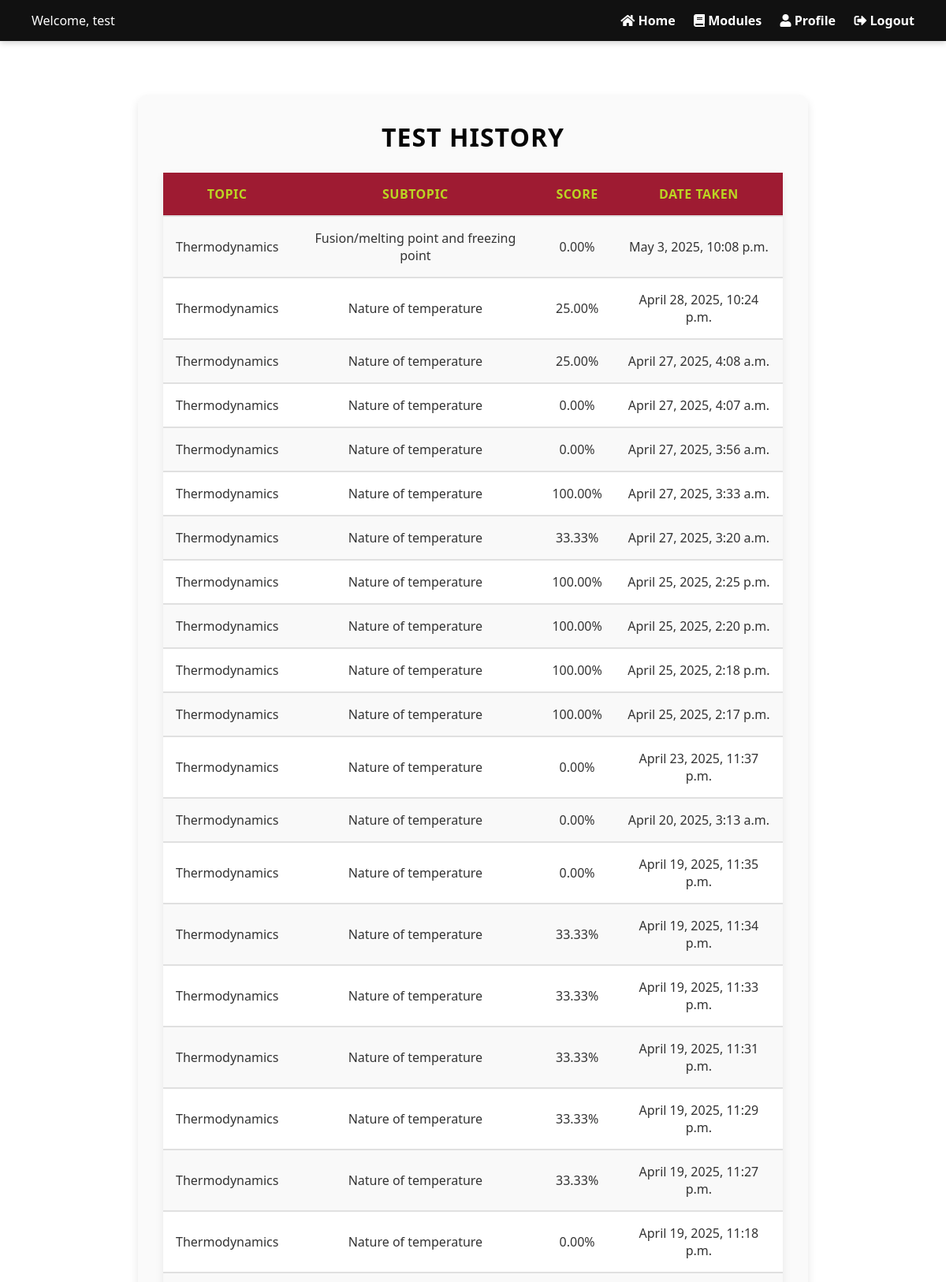
/profile/assignments/ (signed in, upper part), run on the app's committed database.
### my_app/models.py (models this page shows, shortened)
class Student(models.Model):
    student_id = models.AutoField(primary_key=True)
    user = models.OneToOneField(User, on_delete=models.CASCADE)
    uga_id = models.CharField(max_length=20, blank=True, null=True)
    first_name = models.CharField(max_length=30)
    last_name = models.CharField(max_length=30)
    class_level = models.CharField(max_length=50, choices=[
        ('5th Grade', '5th Grade'),
        ('6th Grade', '6th Grade'),
        ('7th Grade', '7th Grade'),
        ('8th Grade', '8th Grade'),
        ('9th Grade', '9th Grade'),
        ('10th Grade', '10th Grade'),
        ('11th Grade', '11th Grade'),
        ('12th Grade', '12th Grade'),
        ('College Undergraduate', 'College Undergraduate'),
        ('Other', 'Other'),
    ])
    date_joined = models.DateTimeField(auto_now_add=True)
    GENDER_CHOICES = [
        ('female', 'Female'),
        ('male', 'Male'),
        ('non_binary', 'Non Binary'),
        ('prefer_not_to_answer', 'Prefer Not to Answer')
    ]
    gender = models.CharField(max_length=20, choices=GENDER_CHOICES, blank=True, null=True)
    ENGLISH_FIRST_LANGUAGE_CHOICES = [
        ('Yes', 'Yes'),
        ('No', 'No')
    ]
    is_english_first_language = models.CharField(max_length=3, choices=ENGLISH_FIRST_LANGUAGE_CHOICES, blank=True,
                                                 null=True)
    SCIENCE_EXPERIENCE_CHOICES = [
        ('A_grades', 'Science is one of my best subjects and I usually make A\'s in that class.'),
        ('ok_grades', 'Science is OK, my grades are alright, but it is not my favorite subject.'),
        ('find_difficult',
         'I find science very difficult, I do the best I can, but would like to earn better grades than I do.')
    ]
    science_experience = models.CharField(max_length=100, choices=SCIENCE_EXPERIENCE_CHOICES, blank=True, null=True)
    RACE_CHOICES = [
        ('white', 'White'),
        ('hispanic', 'Hispanic, Latino, or Spanish origin'),
        ('black', 'Black or African American'),
        ('asian', 'Asian'),
        ('american_indian', 'American Indian or Alaska Native'),
        ('middle_eastern', 'Middle Eastern or North African'),
        ('native_hawaiian', 'Native Hawaiian or Other Pacific Islander'),
        ('other_race', 'Some other race, ethnicity, or origin'),
        ('prefer_not_to_answer', 'Prefer not to answer')
    ]
    race = models.ManyToManyField('Race', blank=True)

class Assessment(models.Model):
    assessment_id = models.AutoField(primary_key=True)
    student = models.ForeignKey(Student, on_delete=models.CASCADE, to_field="student_id")
    date_taken = models.DateTimeField(auto_now_add=True)
    score = models.DecimalField(max_digits=5, decimal_places=2, default=0.00)
    topic = models.ForeignKey(Topic, related_name="assessments", on_delete=models.CASCADE)
    subtopic = models.ForeignKey(Subtopic, related_name="assessments", on_delete=models.CASCADE)
    level = models.CharField(max_length=15)
    questions = models.ManyToManyField(Question)

class Topic(models.Model):
    topic_id = models.AutoField(primary_key=True)
    topic_name = models.CharField(max_length=30)
    topic_order = models.IntegerField()
    def __str__(self):
        return self.topic_name

class Subtopic(models.Model):
    topic = models.ForeignKey(Topic, related_name="subtopics", on_delete=models.CASCADE)
    subtopic_id = models.AutoField(primary_key=True)
    subtopic_name = models.CharField(max_length=255)
    subtopic_order_number = models.IntegerField()
    def __str__(self):
        return self.subtopic_name

### my_app/views.py (the view)
# urls.py: path('profile/assignments/', student_assignments_view, name='student_assignments'),
@login_required
def student_assignments_view(request):
    student = get_object_or_404(Student, user=request.user)
    assignments = Assessment.objects.filter(student=student).order_by('-date_taken')  # Fetch assignments
    context = {
        'assignments': assignments,
        'username': request.user.student.first_name
    }
    return render(request, 'my_app/student_assignments.html', context)

### my_app/Templates/my_app/student_assignments.html (shortened to what this page needs)
{% load static %}
<!DOCTYPE html>
<html lang="en">
<head>
    <link rel="stylesheet" href="{% static 'CSS/student_assignments.css' %}?v=5">
    <link rel="stylesheet" href="https://cdnjs.cloudflare.com/ajax/libs/font-awesome/5.15.4/css/all.min.css">
</head>
<body>
<nav class="navbar">
    <div class="left">
        <span class="welcome-text">Welcome, {{ username }}</span>
    </div>
    <div class="right">
        <a href="{% url 'home' %}" class="nav-link"><i class="fas fa-home"></i> Home</a>
        <a href="{% url 'modules' %}" class="nav-link"><i class="fas fa-book"></i> Modules</a>
        <a href="{% url 'profile_update' %}" class="nav-link"><i class="fas fa-user"></i> Profile</a>
        <a href="{% url 'logout' %}" class="nav-link"><i class="fas fa-sign-out-alt"></i> Logout</a>
    </div>
</nav>
<div class="assignments-container">
    <h2>Test History</h2>
    <table>
        <tr>
            <th>Topic</th>
            <th>Subtopic</th>
            <th>Score</th>
            <th>Date Taken</th>
        </tr>
        {% for assignment in assignments %}
        <tr>
            <td>{{ assignment.topic }}</td>
            <td>{{ assignment.subtopic }}</td>
            <td>{{ assignment.score }}%</td>
            <td>{{ assignment.date_taken }}</td>
        </tr>
        {% empty %}
        <tr>
            <td colspan="4">No assignments taken yet.</td>
        </tr>
        {% endfor %}
    </table>
</div>
</body>
</html>

### my_app/Static/CSS/student_assignments.css (style rules this page uses)
* { margin: 0; padding: 0; box-sizing: border-box; }
html { scroll-behavior: smooth; }
body { font-family: 'Segoe UI', Tahoma, Geneva, Verdana, sans-serif; background-color: #fff; color: #333; display: flex; flex-direction: column; align-items: center; }
.navbar { position: fixed; top: 0; width: 100%; background-color: #111; color: #fff; display: flex; justify-content: space-between; align-items: center; padding: 1rem 2rem; box-shadow: 0 2px 8px rgba(0,0,0,0.2); z-index: 1000; }
.navbar .left .welcome-text { font-size: 1rem; font-weight: 500; }
.navbar .right a { color: #fff; text-decoration: none; margin-left: 1.2rem; font-weight: bold; transition: 0.3s; }
.assignments-container { margin-top: 120px; width: 90%; max-width: 850px; text-align: center; padding: 2rem; background-color: #fafafa; border-radius: 12px; box-shadow: 0 6px 12px rgba(0, 0, 0, 0.1); animation: fadeIn 1s ease; }
h2 { font-size: 2rem; color: #060606; margin-bottom: 1.5rem; text-transform: uppercase; letter-spacing: 1px; }
table { width: 100%; border-collapse: collapse; margin-bottom: 1.5rem; box-shadow: 0 4px 10px rgba(0, 0, 0, 0.08); }
th, td { padding: 1rem; text-align: center; font-size: 1rem; border-bottom: 2px solid #e0e0e0; }
th { background-color: #9e1b32; color: #bbd523; text-transform: uppercase; font-weight: 700; letter-spacing: 0.5px; }
tr:nth-child(even) { background-color: #f9f9f9; }
tr:nth-child(odd) { background-color: #fff; }

### data on the page
Student: first_name "test"
Assessment: topic "Thermodynamics", subtopic "Fusion/melting point and freezing point", score "0.00", date_taken "May 3, 2025, 10:08 p.m."
Assessment: topic "Thermodynamics", subtopic "Nature of temperature", score "25.00", date_taken "April 28, 2025, 10:24 p.m."
Assessment: topic "Thermodynamics", subtopic "Nature of temperature", score "25.00", date_taken "April 27, 2025, 4:08 a.m."
Assessment: topic "Thermodynamics", subtopic "Nature of temperature", score "0.00", date_taken "April 27, 2025, 4:07 a.m."
Assessment: topic "Thermodynamics", subtopic "Nature of temperature", score "0.00", date_taken "April 27, 2025, 3:56 a.m."
Assessment: topic "Thermodynamics", subtopic "Nature of temperature", score "100.00", date_taken "April 27, 2025, 3:33 a.m."
Assessment: topic "Thermodynamics", subtopic "Nature of temperature", score "33.33", date_taken "April 27, 2025, 3:20 a.m."
Assessment: topic "Thermodynamics", subtopic "Nature of temperature", score "100.00", date_taken "April 25, 2025, 2:25 p.m."
Assessment: topic "Thermodynamics", subtopic "Nature of temperature", score "100.00", date_taken "April 25, 2025, 2:20 p.m."
Assessment: topic "Thermodynamics", subtopic "Nature of temperature", score "100.00", date_taken "April 25, 2025, 2:18 p.m."
Assessment: topic "Thermodynamics", subtopic "Nature of temperature", score "100.00", date_taken "April 25, 2025, 2:17 p.m."
Assessment: topic "Thermodynamics", subtopic "Nature of temperature", score "0.00", date_taken "April 23, 2025, 11:37 p.m."
Assessment: topic "Thermodynamics", subtopic "Nature of temperature", score "0.00", date_taken "April 20, 2025, 3:13 a.m."
Assessment: topic "Thermodynamics", subtopic "Nature of temperature", score "0.00", date_taken "April 19, 2025, 11:35 p.m."
Assessment: topic "Thermodynamics", subtopic "Nature of temperature", score "33.33", date_taken "April 19, 2025, 11:34 p.m."
Assessment: topic "Thermodynamics", subtopic "Nature of temperature", score "33.33", date_taken "April 19, 2025, 11:33 p.m."
Assessment: topic "Thermodynamics", subtopic "Nature of temperature", score "33.33", date_taken "April 19, 2025, 11:31 p.m."
Assessment: topic "Thermodynamics", subtopic "Nature of temperature", score "33.33", date_taken "April 19, 2025, 11:29 p.m."
Assessment: topic "Thermodynamics", subtopic "Nature of temperature", score "33.33", date_taken "April 19, 2025, 11:27 p.m."
Assessment: topic "Thermodynamics", subtopic "Nature of temperature", score "0.00", date_taken "April 19, 2025, 11:18 p.m."
